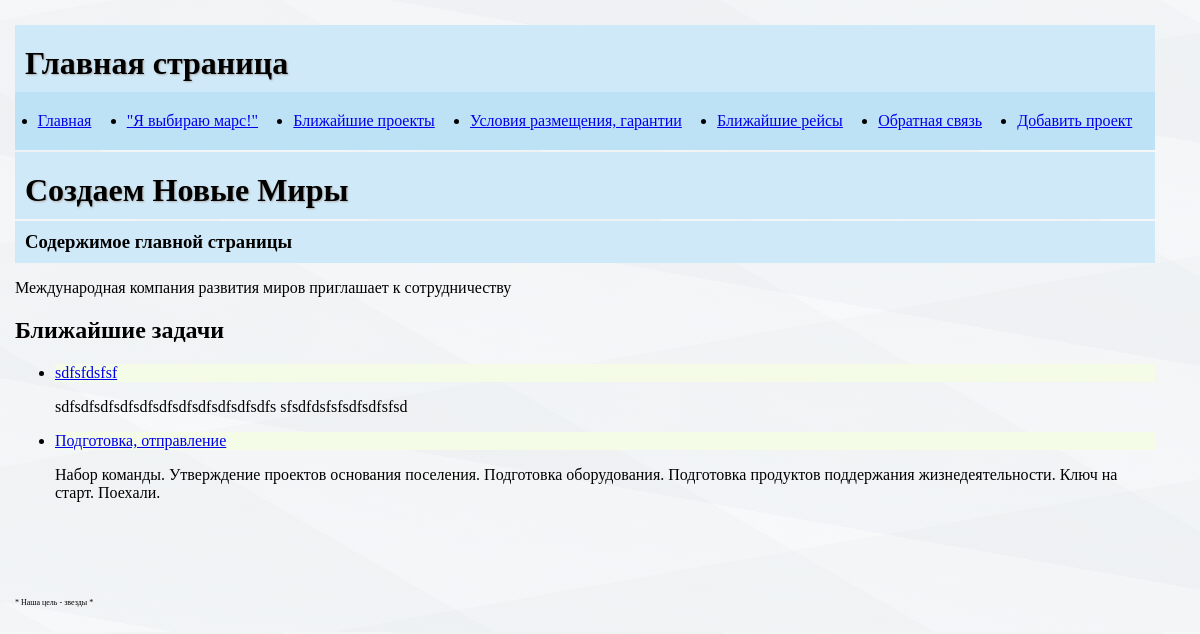
The page / on the database its author committed.
### tables this page shows
CREATE TABLE menu(
id INTEGER PRIMARY KEY AUTOINCREMENT,
title TEXT NOT NULL,
url TEXT NOT NULL
);

CREATE TABLE projects(
id INTEGER PRIMARY KEY AUTOINCREMENT,
project TEXT NOT NULL,
text TEXT NOT NULL,
url TEXT NOT NULL,
time INTEGER NOT NULL
);

### main.py (the view)
@app.route('/index')
@app.route('/')
def index():
    db_con = connect_db()
    db = DataBase(db_con)
    return render_template("index.html", menu=db.get_menu(), projects=db.get_projects())

### database.py (called while the page is built)
    def get_objects(self, table):
        try:
            self.__cur.execute(f'SELECT * from {table}')
            res = self.__cur.fetchall()
            if res:
                return res
        except IOError as ex:
            print('Ошибка чтения данных', ex)
        return []

    def get_menu(self):
        return self.get_objects('menu')

    def get_projects(self):
        return self.get_objects('projects')

### main.py (called while the page is built)
def connect_db():
    con = sqlite3.connect(app.config['DATABASE'])
    con.row_factory = sqlite3.Row
    return con

### templates/index.html (shortened to what this page needs)
{% extends 'base.html' %}
{% block content %}
<h1>Главная страница</h1>
{{ super() }}
<h3>Содержимое главной страницы</h3>
<p>Международная компания развития миров приглашает к сотрудничеству</p>
<h2>Ближайшие задачи</h2>
<ul>
    {% for project in projects %}
    <li>
        <p class="title">
            <a href="/project/{{ project.url }}">{{ project.project}}</a>
        </p>
        <div class="announce">{{ project.text[:240] }}</div>
    </li>
    {% endfor %}
</ul>
{% endblock %}

### templates/base.html (shortened to what this page needs)
<!DOCTYPE html>
<html lang="en">
<head>
    <link rel="stylesheet" href="{{ url_for('static', filename='css/style.css') }}">
</head>
<body class="multi-linear">
{% block content %}
<ul class="menu">
    {% for i in menu %}
    <li>
        <a href="{{ i.url }}">{{ i.title }}</a>
    </li>
    {% endfor %}
</ul>
<div class="container">
    {% if title %}
    <h1>{{ title }}</h1>
    {% else %}
    <h1>Создаем Новые Миры</h1>
    {% endif %}
</div>
{% endblock %}
<footer class="footer"> * Наша цель - звезды * </footer>
</body>
</html>

### static/css/style.css (style rules this page uses)
h1, h3 { padding: 10px 10px; margin: 0; background-color: #cfe9f8; text-shadow: 1px 1px 2px #afadad; }
h1 { padding-top: 20px; }
h3 { text-shadow: none; }
body { background: #e0fffd; padding: 20px 10px; margin: 5px; width: 95%; }
.multi-linear { background: repeating-linear-gradient( 10deg, rgba(114, 143, 167, 0.05) 30px, rgba(218, 225, 227, 0.05) 250px, rgba(146, 157, 182, 0.05) 15px, rgba(138, 111, 148, 0.05) 120px, rgba(124, 113, 128, 0.05) 120px ), repeating-linear-gradient( -190deg, rgba(143, 149, 151, 0.01) 20px, rgba(126, 150, 159, 0.05) 20px, rgba(203, 216, 221, 0.05) 240px, rgba(115, 116, 94, 0.05) 240px, rgba(147, 150, 151, 0.01) 30px ),repeating-linear-gradient( -1950deg, rgba(143, 149, 151, 0.01) 20px, rgba(126, 150, 159, 0.05) 20px, rgba(203, 216, 221, 0.05) 240px, rgba(115, 116, 94, 0.05) 240px, rgba(147, 150, 151, 0.01) 30px ); }
.menu { display: flex; justify-content: space-around; justify-items: center; background: #bee2f5; margin: 0px; padding: 20px 5px; }
.container { max-width: 1800px; margin-top: 2px; margin-bottom: 2px; box-sizing: border-box; }
.footer { font-size: 8px; padding-top: 80px; }
.title { background: #f4fbe7; }

### rows shown on the page
menu: title "Главная"
menu: title "\"Я выбираю марс!\""
menu: title "Ближайшие проекты"
menu: title "Условия размещения, гарантии"
menu: title "Ближайшие рейсы"
menu: title "Обратная связь"
menu: title "Добавить проект"
projects: project "sdfsfdsfsf", text "sdfsdfsdfsdfsdfsdfsdfsdfsdfsdfsdfs sfsdfdsfsfsdfsdfsfsd"
projects: project "Подготовка, отправление", text "Набор команды. Утверждение проектов основания поселения. Подготовка оборудования. Подготовка продуктов поддержания жизнедеятельности. Ключ на старт. Поехали."
